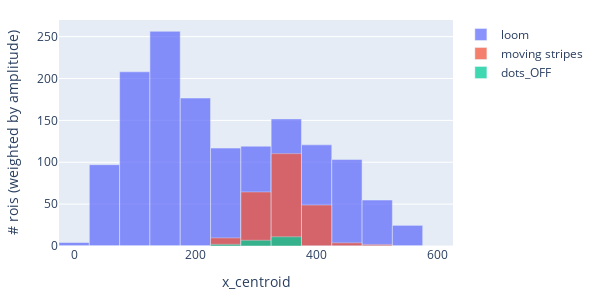
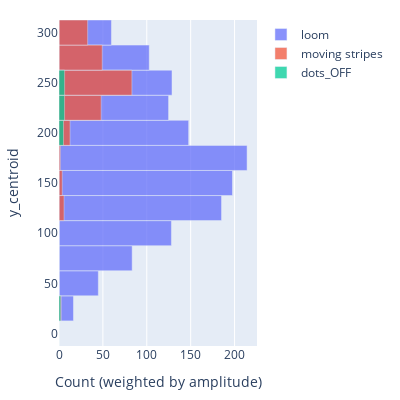

Here is the notebook cell these charts were saved with, in order:
### Code cell
import plotly.graph_objects as go
import numpy as np
range = 913-240
pixelrange = 128
scaler = range/pixelrange


fig = go.Figure()

# Loop through each unique value of 'stimtype'
for stim in ['loom', 'moving stripes', 'dots_OFF']:
    filtered_data = pooled_data[pooled_data['stimtype'] == stim]
    
    # Compute weighted histogram for x_centroid
    hist, bin_edges = compute_weighted_histogram(filtered_data['x_centroid']*scaler, 
                                                 filtered_data['amplitude'], 
                                                 bins=np.arange(0, 128*scaler, 50))  # You can adjust bins as needed
    
    # Add weighted histogram trace
    fig.add_trace(go.Bar(x=bin_edges[:-1], y=hist, name=stim, width=50))  # Bar plot since we're using precomputed bins

# Update the layout for the x_centroid plot
fig.update_layout(barmode='overlay', yaxis_title='# rois (weighted by amplitude)', 
                  xaxis_title='x_centroid', width=600, height=300, 
                  margin=dict(l=20, r=20, t=20, b=20))
fig.update_traces(opacity=0.75)
#fig.update_xaxes(range=[0, 128])  # Adjust x-axis range as per your requirements
#fig.update_yaxes(range=[0, np.max(hist)])  # Dynamically adjust y-axis based on weighted histograms

fig.show()

# Y-Centroid Weighted Histogram
fig2 = go.Figure()

# Loop through each unique value of 'stimtype'
for stim in ['loom', 'moving stripes', 'dots_OFF']:
    filtered_data = pooled_data[pooled_data['stimtype'] == stim]
    
    # Compute weighted histogram for y_centroid
    hist_y, bin_edges_y = compute_weighted_histogram((filtered_data['y_centroid'] % y_res) * scaler, 
                                                     filtered_data['amplitude'], 
                                                     bins=np.arange(0, 64*scaler, 25))  # Adjust bins as needed
    
    # Add weighted histogram trace for y_centroid
    fig2.add_trace(go.Bar(x=hist_y, y=bin_edges_y[:-1], name=stim, orientation='h', width=25))  # Bar plot with correct orientation

# Update the layout for the y_centroid plot
fig2.update_layout(barmode='overlay', yaxis_title='y_centroid', xaxis_title='Count (weighted by amplitude)', 
                   width=400, height=400, margin=dict(l=20, r=20, t=20, b=20))
fig2.update_traces(opacity=0.75)

fig2.show()

### Figure 1 — Plotly figure (JSON) as saved in the notebook; plotly's stock layout.template omitted (floating-point values rounded to 4 significant figures)
{"data": [{"name": "loom", "opacity": 0.75, "type": "bar", "width": 50, "x": [0, 50, 100, 150, 200, 250, 300, 350, 400, 450, 500, 550, 600], "y": [4.143, 97.12, 208.0, 256.4, 176.7, 116.9, 119.2, 151.7, 120.8, 103.2, 54.91, 24.64, 0]}, {"name": "moving stripes", "opacity": 0.75, "type": "bar", "width": 50, "x": [0, 50, 100, 150, 200, 250, 300, 350, 400, 450, 500, 550, 600], "y": [0, 0, 0, 0, 0, 9.709, 64.56, 110.3, 48.95, 3.813, 1.851, 0, 0]}, {"name": "dots_OFF", "opacity": 0.75, "type": "bar", "width": 50, "x": [0, 50, 100, 150, 200, 250, 300, 350, 400, 450, 500, 550, 600], "y": [0, 0, 0, 0, 0, 1.978, 6.812, 11.02, 0, 0, 0, 0, 0]}], "layout": {"barmode": "overlay", "height": 300, "margin": {"b": 20, "l": 20, "r": 20, "t": 20}, "width": 600, "xaxis": {"title": {"text": "x_centroid"}}, "yaxis": {"title": {"text": "# rois (weighted by amplitude)"}}}}

### Figure 2 — Plotly figure (JSON) as saved in the notebook; plotly's stock layout.template omitted (floating-point values rounded to 4 significant figures)
{"data": [{"name": "loom", "opacity": 0.75, "orientation": "h", "type": "bar", "width": 25, "x": [0, 16.48, 44.81, 83.36, 128.1, 185.2, 197.6, 214.3, 147.7, 124.8, 128.8, 102.8, 59.74], "y": [0, 25, 50, 75, 100, 125, 150, 175, 200, 225, 250, 275, 300]}, {"name": "moving stripes", "opacity": 0.75, "orientation": "h", "type": "bar", "width": 25, "x": [0, 2.465, 0, 0, 0, 5.763, 3.709, 1.653, 12.62, 48.03, 83.05, 49.25, 32.66], "y": [0, 25, 50, 75, 100, 125, 150, 175, 200, 225, 250, 275, 300]}, {"name": "dots_OFF", "opacity": 0.75, "orientation": "h", "type": "bar", "width": 25, "x": [0, 1.978, 0, 0, 0, 0, 0, 0, 5.125, 6.332, 6.374, 0, 0], "y": [0, 25, 50, 75, 100, 125, 150, 175, 200, 225, 250, 275, 300]}], "layout": {"barmode": "overlay", "height": 400, "margin": {"b": 20, "l": 20, "r": 20, "t": 20}, "width": 400, "xaxis": {"title": {"text": "Count (weighted by amplitude)"}}, "yaxis": {"title": {"text": "y_centroid"}}}}
